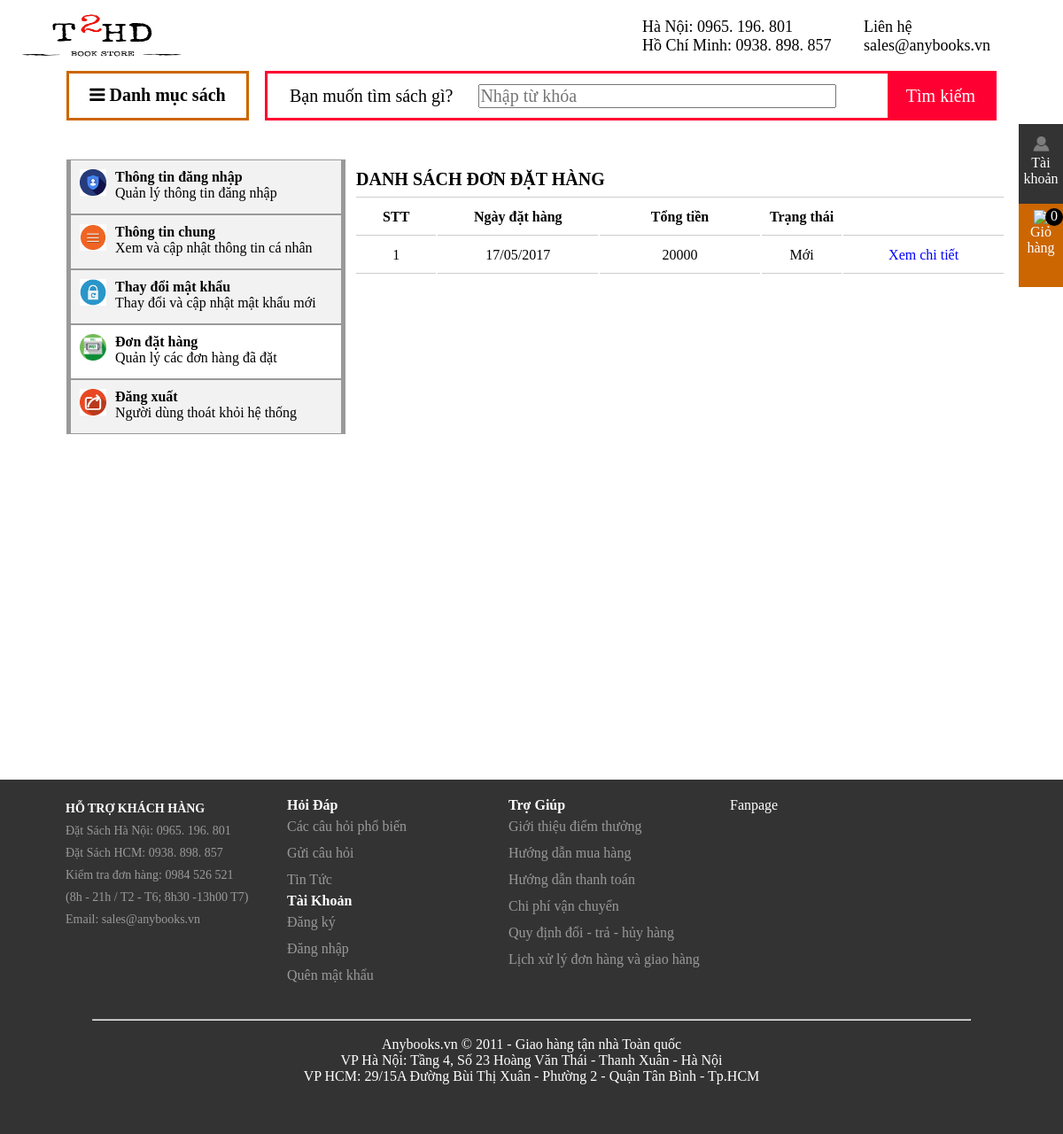
/index.php?id=login&idlogin=bill (signed in), run on the app's committed database.
### tables this page shows
CREATE TABLE `bill` (
  `idbill` int(11) NOT NULL,
  `totalprice` double NOT NULL,
  `email` varchar(200) NOT NULL,
  `name` varchar(200) NOT NULL COMMENT 'họ tên khách',
  `date_bill` date NOT NULL,
  `sex` varchar(100) NOT NULL,
  `city` varchar(200) NOT NULL,
  `district` varchar(200) NOT NULL,
  `address` varchar(1000) NOT NULL,
  `status` varchar(100) NOT NULL,
  `checkDelete` int(11) NOT NULL DEFAULT '0' COMMENT 'xóa thì thành 1'
);

### list_bill.php (the view, shortened to what this page needs)
<!DOCTYPE html PUBLIC "-//W3C//DTD XHTML 1.0 Transitional//EN" "http://www.w3.org/TR/xhtml1/DTD/xhtml1-transitional.dtd">
<html xmlns="http://www.w3.org/1999/xhtml">
<head>
<link rel="stylesheet" type="text/css" href="css/list_bill.css">
</head>
<body>
<div id="list_bill">
	<table>
        <tr id="title"><td colspan="5" style="text-align: left; font-size: 20px;"><b>DANH SÁCH ĐƠN ĐẶT HÀNG</b></td></tr>
		<tr>
			<th id="stt">STT</th>
			<th id="data_bill">Ngày đặt hàng</th>
			<th id="totalprice">Tổng tiền</th>
			<th id="status">Trạng thái</th>
			<th id="show_detail"></th>
		</tr>
		<?php
			$sql="select * from bill";
			$kq=mysql_query($sql);
			$stt=0;
			while ($d=mysql_fetch_array($kq)) {?>
				<tr>
					<td id="stt"><?php echo $stt+1?></td>
					<td id="date_bill"><?php $date=$d['date_bill']; $date_bill=date_create($date); echo date_format($date_bill,"d/m/Y ") ?></td>
					<td id="totalprice"><?php  echo $d['totalprice'] ?></td>
					<td id="status"><?php echo $d['status'];?> </td>
					<td id="show_detail"><a href="index.php?id=login&idlogin=bill_detail&idbill=<?php echo $d['idbill'];?>">Xem chi tiết </a></td>
				</tr>
			<?php }
		?>
	</table>
</div>
</body>
</html>

### css/index.css (style rules this page uses)
* { margin:0; padding:0; font-family: "Times New Roman"; }

### css/head.css (style rules this page uses)
* { margin:0; padding:0; }

### css/login.css (style rules this page uses)
#title { font-size: 25px; margin-left: 15px; border-bottom: 1px solid #CCCCCC; margin-right: 15px; line-height: 40px; text-align: center; }

### css/list_bill.css (style rules this page uses)
* { margin: 0; padding: 0; }
#title { font-size: 25px; padding-left: 10px; margin-top: 10px; margin-bottom: 10px; }
#list_bill { width: 100%; min-height: 700px; margin-bottom: 200px; margin: auto; padding-left: 10px; }
#list_bill table { width: 100%; line-height: 40px; }
#list_bill td, th { border-bottom: 1px solid #CCCCCC; }
#list_bill table td { text-align: center; }
#stt { width: 10%; }
#date_bill { width: 20%; }
#totalprice { width: 20%; }
#status { width: 10%; }
#show_detail { width: 20%; }
#show_detail a { color: blue; }

### css/foot.css (style rules this page uses)
* { margin:0; padding:0; }

### data on the page
bill: date_bill "17/05/2017", totalprice "20000", status "Mới"

### other printed values
$r "0"
